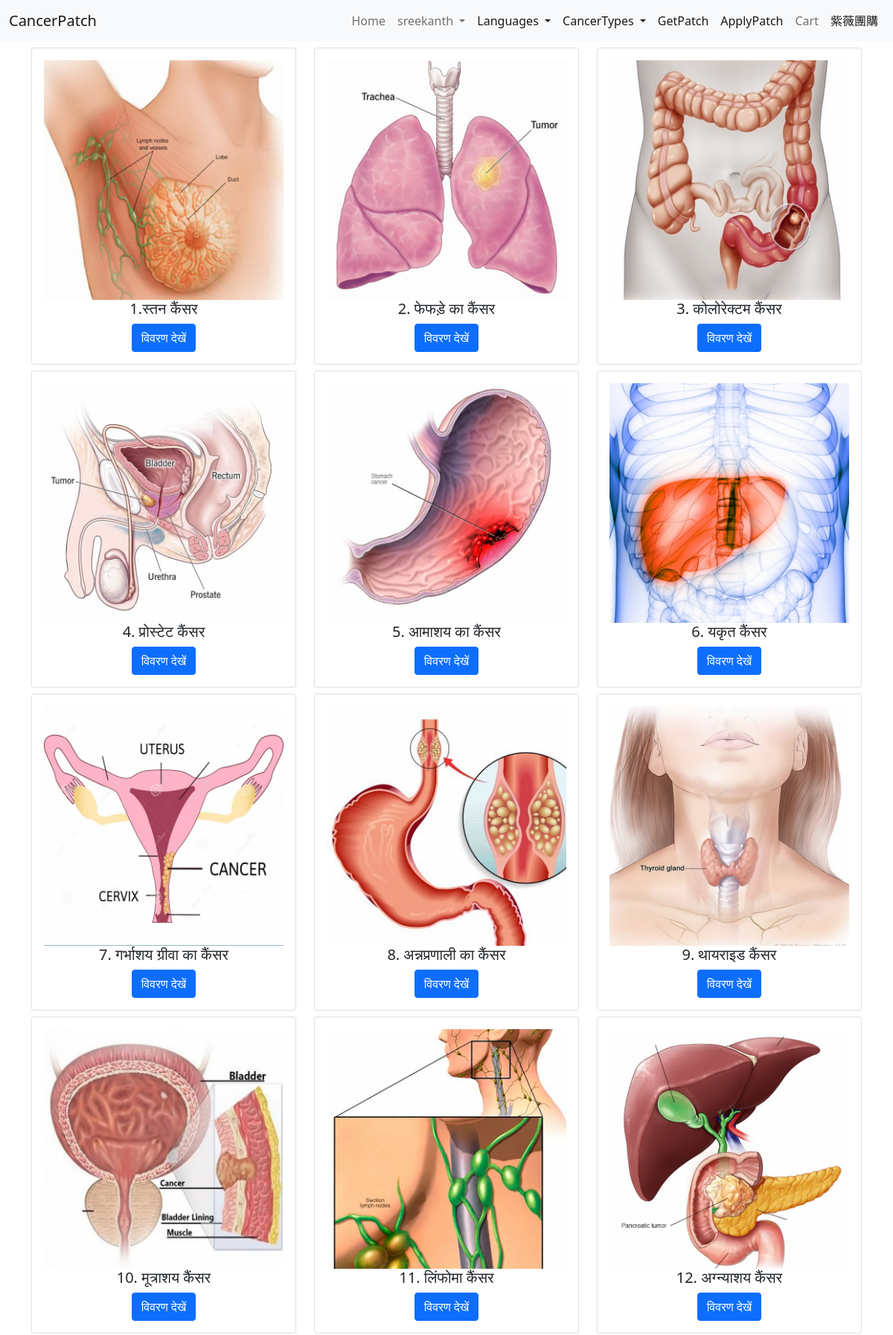
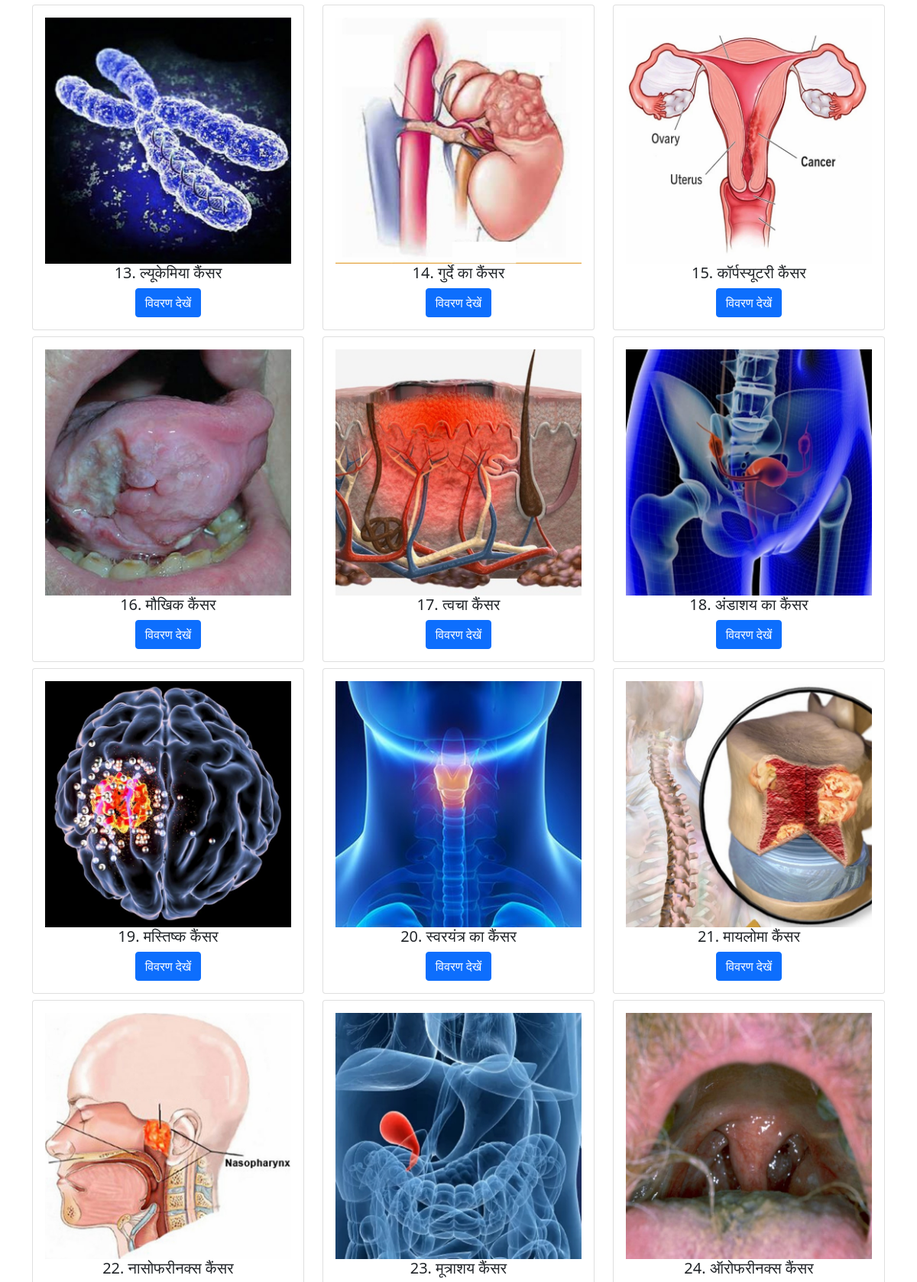
The app's page /hindi (signed in, upper part) with its own data (2 pictures, top to bottom).
### store/models.py (models this page shows, shortened)
class HindiCategory(models.Model):
    slug=models.CharField(max_length=150,null=False,blank=False)
    name=models.CharField(max_length=150,null=False,blank=False)
    image=models.ImageField(upload_to=get_file_path_hindi,null=True,blank=True)
    description=models.TextField(max_length=500,null=True,blank=True)
    created_at=models.DateTimeField(auto_now_add=True)

### store/controller/hindiview.py (the view)
# urls.py: path('hindi',hindiview.hindihome,name='hindi'),
def hindihome(request):
    category=HindiCategory.objects.all()
    return render(request,'hindi-store/index.html',{'category':category})

### store/templates/hindi-store/index.html
{% extends 'store/layouts/base.html' %}
{% block content %}
<div class="container">
    <div class="row">
         {% for data in category %}
            <div class="col-12 col-md-6 col-lg-4">
                <div class="card mt-2">
                    <div class="card-body text-center">
                        <img src="{{ data.image.url }}" class="w-100" />
                        <h5 class="card-title">{{data.name}}</h5>
                        <a href="{% url 'type' data.slug %}" class="btn btn-primary">विवरण देखें</a>
                    </div>
                </div>
            </div>
        {% endfor %}
        {% endblock content %}

### store/templates/store/inc/navbar.html (shortened to what this page needs)
{% load static %}
<nav class="navbar navbar-expand-lg navbar-light bg-light">
  <div class="container-fluid">
    <a class="navbar-brand" href="#">CancerPatch</a>
    <div class="collapse navbar-collapse" id="navbarNav">
      <ul class="navbar-nav ms-auto">
        <li class="nav-item">
          <a class="nav-link {% if request.resolver_match.url_name == 'home' %} active{% endif %}" aria-current="page" href="/">Home</a>
        </li>
        {% if request.user.is_authenticated %}
        <li class="nav-item dropdown">
          <a class="nav-link {% if request.resolver_match.url_name == 'logoutpage' %} active{% endif %}dropdown-toggle" href="#" id="navbarDropdown" role="button" data-bs-toggle="dropdown" aria-expanded="false">
           {{ request.user }}
          </a>
        </li>
        {% endif %}
        <li class="nav-item dropdown" style="height:cover">
          <a class="nav-link  active dropdown-toggle" href="#" id="navbarDropdown" role="button" data-bs-toggle="dropdown" aria-expanded="true">
           Languages
          </a>
        </li>
        <li class="nav-item dropdown">
          <a class="nav-link  active dropdown-toggle" href="#" id="navbarDropdown" role="button" data-bs-toggle="dropdown" aria-expanded="true">
           CancerTypes
          </a>
        </li>
        <li class="nav-item">
          <a class="nav-link active" href="#">GetPatch</a>
        </li>
        <li class="nav-item">
          <a class="nav-link active" href="#">ApplyPatch</a>
        </li>
        <li class="nav-item">
          <a class="nav-link {% if request.resolver_match.url_name == 'cart' %} active{% endif %}" href="cart">Cart</a>
        </li>
        <li class="nav-item">
          <a class="nav-link active" href="#">紫薇團購</a>
        </li>
      </ul>
    </div>
  </div>
</nav>

### records on screen
HindiCategory: image (picture), name "1.स्तन कैंसर"
HindiCategory: image (picture), name "2. फेफड़े का कैंसर"
HindiCategory: image (picture), name "3. कोलोरेक्टम कैंसर"
HindiCategory: image (picture), name "4. प्रोस्टेट कैंसर"
HindiCategory: image (picture), name "5. आमाशय का कैंसर"
HindiCategory: image (picture), name "6. यकृत कैंसर"
HindiCategory: image (picture), name "7. गर्भाशय ग्रीवा का कैंसर"
HindiCategory: image (picture), name "8. अन्नप्रणाली का कैंसर"
HindiCategory: image (picture), name "9. थायराइड कैंसर"
HindiCategory: image (picture), name "10. मूत्राशय कैंसर"
HindiCategory: image (picture), name "11. लिंफोमा कैंसर"
HindiCategory: image (picture), name "12. अग्न्याशय कैंसर"
HindiCategory: image (picture), name "13. ल्यूकेमिया कैंसर"
HindiCategory: image (picture), name "14. गुर्दे का कैंसर"
HindiCategory: image (picture), name "15. कॉर्पस्यूटरी कैंसर"
HindiCategory: image (picture), name "16. मौखिक कैंसर"
HindiCategory: image (picture), name "17. त्वचा कैंसर"
HindiCategory: image (picture), name "18. अंडाशय का कैंसर"
HindiCategory: image (picture), name "19. मस्तिष्क कैंसर"
HindiCategory: image (picture), name "20. स्वरयंत्र का कैंसर"
HindiCategory: image (picture), name "21. मायलोमा कैंसर"
HindiCategory: image (picture), name "22. नासोफरीनक्स कैंसर"
HindiCategory: image (picture), name "23. मूत्राशय कैंसर"
HindiCategory: image (picture), name "24. ऑरोफरीनक्स कैंसर"

### other values on screen
{{ request.user }} "sreekanth"
